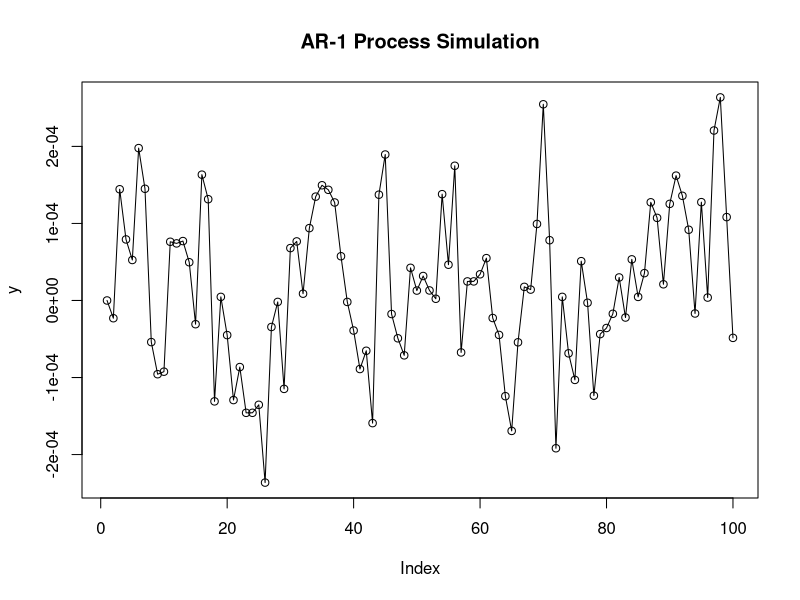

Reproduce this figure in R.
# AR-1 Model Simulation

# Set parameters
phi <- 0.5 # Autoregressive coefficient
sigma <- 1e-4 # Standard deviation of noise
n <- 100 # Sample size

# Generate white noise
set.seed(123) # Set random seed for reproducibility
epsilon <- rnorm(n, mean = 0, sd = sigma)

# Generate AR-1 process
y <- rep(0, n)
for (t in 2:n) {
  y[t] <- phi * y[t-1] + epsilon[t]
}

# Plot the result
plot(y, type = 'o', main = "AR-1 Process Simulation")

########################################################
fit1 <- arima(y, order = c(1, 0, 0))
print(fit1)

fit2 <- arima(y, order = c(2, 0, 0))
print(fit2)

fit3 <- arima(y, order = c(3, 0, 0))
print(fit3)

fit4 <- arima(y, order = c(4, 0, 0))
print(fit4)

fit5 <- arima(y, order = c(5, 0, 0))
print(fit5)

fit6 <- arima(y, order = c(0, 0, 1))
print(fit6)

fit7 <- arima(y, order = c(0, 0, 2))
print(fit7)

fit8 <- arima(y, order = c(0, 0, 3))
print(fit8)

fit9 <- arima(y, order = c(0, 0, 4))
print(fit9)

fit10 <- arima(y, order = c(0, 0, 5))
print(fit10)

